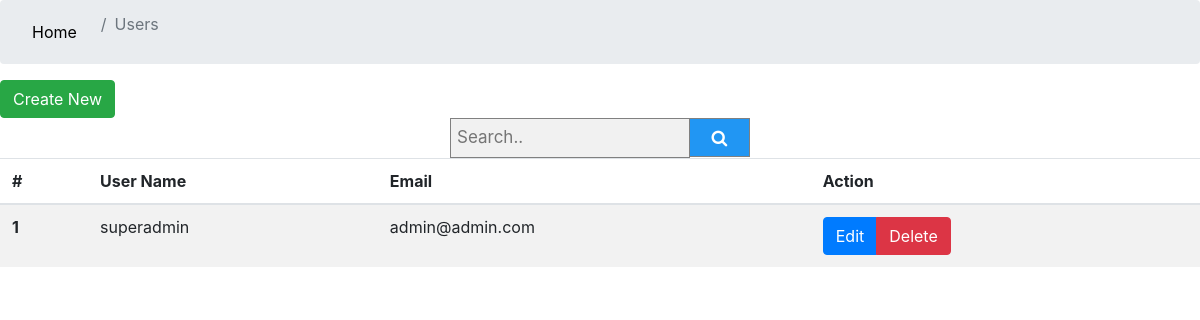
Before: /users/index.php with the older database file.
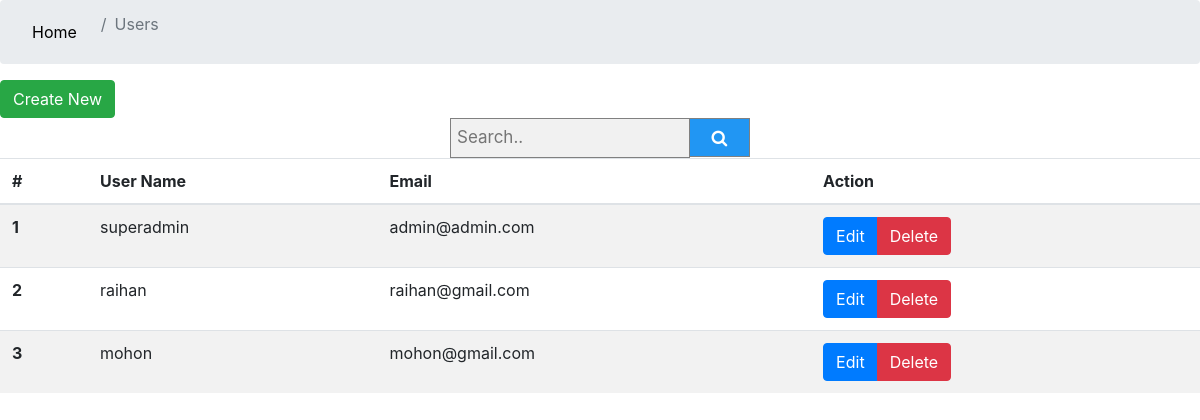
After: the same page with the newer database file.
### tables this page shows
CREATE TABLE `user` (
  `id` int(11) NOT NULL,
  `username` varchar(50) NOT NULL,
  `email` varchar(255) NOT NULL,
  `password` varchar(255) NOT NULL
);

### users/index.php (the view)
<link rel="stylesheet" href="../css/bootstrap.min.css">
<link rel="stylesheet" href="../css/style.css">
<link rel="stylesheet" href="https://cdnjs.cloudflare.com/ajax/libs/font-awesome/4.7.0/css/font-awesome.min.css">
<nav aria-label="breadcrumb">
    <ol class="breadcrumb">
        <li class="breadcrumb-item"><a href="#">Home</a></li>
        <li class="breadcrumb-item active" aria-current="page">Users</li>
    </ol>
</nav>
<div>
    <a class="btn btn-success text-white" href="add_users.php"> Create New</a>
    <form class="example" method="post" style="margin:auto;max-width:300px">
        <input type="text" placeholder="Search.." name="search" required>
        <button type="submit" name="submit"><i class="fa fa-search"></i></button>
    </form>
</div>
<table class="table table-striped table-hover table-condensed">
    <thead>
    <tr>
        <th scope="col">#</th>
        <th scope="col">User Name</th>
        <th scope="col">Email</th>
        <th scope="col">Action</th>
    </tr>
    </thead>
    <tbody>
    <?php
    include_once("../config.php");
    if (isset($_POST['submit'])) {
        $search = $_POST['search'];
        $sql = "SELECT * FROM user WHERE username LIKE '%$search%' OR email LIKE '%$search%'";
    } else {
        $sql = "SELECT * FROM user ";
    }
    $result = mysqli_query($connection, $sql);
    $i = 0;
    while ($row = mysqli_fetch_array($result)) {
        ?>
        <tr>
            <th scope="row"><?= ++$i; ?></th>
            <td><?= $row['username']; ?></td>
            <td><?= $row['email']; ?></td>
            <td>
                <div class="btn-group" role="group" aria-label="Basic example">
                    <a class="btn btn-primary text-white" href="update_users.php?edit=<?= $row['id'] ?>">Edit</a>
                    <a class="btn btn-danger text-white" href="?delete=<?= $row['id'] ?>">Delete</a>
                </div>
            </td>
        </tr>
        <?php
    }
    ?>
    </tbody>
</table>

### css/style.css (style rules this page uses)
li a { display: block; color: #000; padding: 8px 16px; text-decoration: none; }
form.example input[type=text] { padding: 6px; font-size: 17px; border: 1px solid grey; float: left; width: 80%; background: #f1f1f1; }
form.example button { float: left; width: 20%; padding: 10px; background: #2196F3; color: white; font-size: 17px; border: 1px solid grey; border-left: none; cursor: pointer; }
form.example::after { content: ""; clear: both; display: table; }

Changed rows visible on the page:
added user: username "raihan", email "raihan@gmail.com"
added user: username "mohon", email "mohon@gmail.com"
